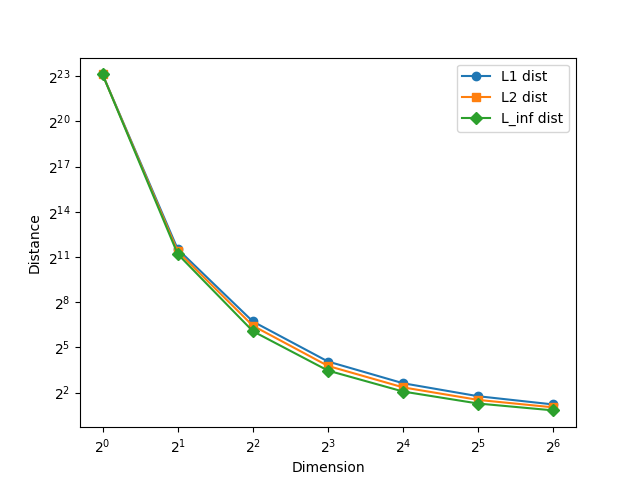

Reproduce this figure in Python.
import numpy as np
import matplotlib.pyplot as plt


NUM_PTS = 1000000
PRECISION = 100000
DIMS = [1, 2, 4, 8, 16, 32, 64]


def analyze():
    L1_ratio = []
    L2_ratio = []
    L_inf_ratio = []

    for dim in DIMS:
        # data_pts = np.unique(np.trunc(np.random.default_rng().uniform(0, 1, (NUM_PTS, dim)) * PRECISION) / PRECISION, axis=0)
        data_pts = np.random.default_rng().uniform(0, 1, (NUM_PTS, dim))
        query_idx = np.random.choice(data_pts.shape[0], 100, replace=False)
        query_pts = data_pts[query_idx]

        # Using L1 distance
        sum_ratio = 0
        for pt in query_pts:
            dist = np.sum(np.abs(data_pts - pt), axis=1)
            sum_ratio += np.max(dist) / np.min(dist[dist != 0])
        ratio = sum_ratio / len(query_pts)
        ratio = np.trunc(ratio * PRECISION) / PRECISION
        L1_ratio.append(ratio)

        # Using L2 distance
        sum_ratio = 0
        for pt in query_pts:
            dist = np.sqrt(np.sum(np.square(data_pts - pt), axis=1))
            sum_ratio += np.max(dist) / np.min(dist[dist != 0])
        ratio = sum_ratio / len(query_pts)
        ratio = np.trunc(ratio * PRECISION) / PRECISION
        L2_ratio.append(ratio)

        # Using L_inf distance
        sum_ratio = 0
        for pt in query_pts:
            dist = np.max(np.abs(data_pts - pt), axis=1)
            sum_ratio += np.max(dist) / np.min(dist[dist != 0])
        ratio = sum_ratio / len(query_pts)
        ratio = np.trunc(ratio * PRECISION) / PRECISION
        L_inf_ratio.append(ratio)

        print(f"Finished analyzing dimension {dim}")

    fig = plt.figure()
    ax = fig.add_subplot()
    ax.set_xscale("log", base=2)
    ax.set_yscale("log", base=2)
    ax.plot(DIMS, L1_ratio, label="L1 dist", marker="o")
    ax.plot(DIMS, L2_ratio, label="L2 dist", marker="s")
    ax.plot(DIMS, L_inf_ratio, label="L_inf dist", marker="D")
    plt.xlabel("Dimension")
    plt.ylabel("Distance")
    plt.legend()
    plt.savefig("Q1.png")


if __name__ == "__main__":
    analyze()
